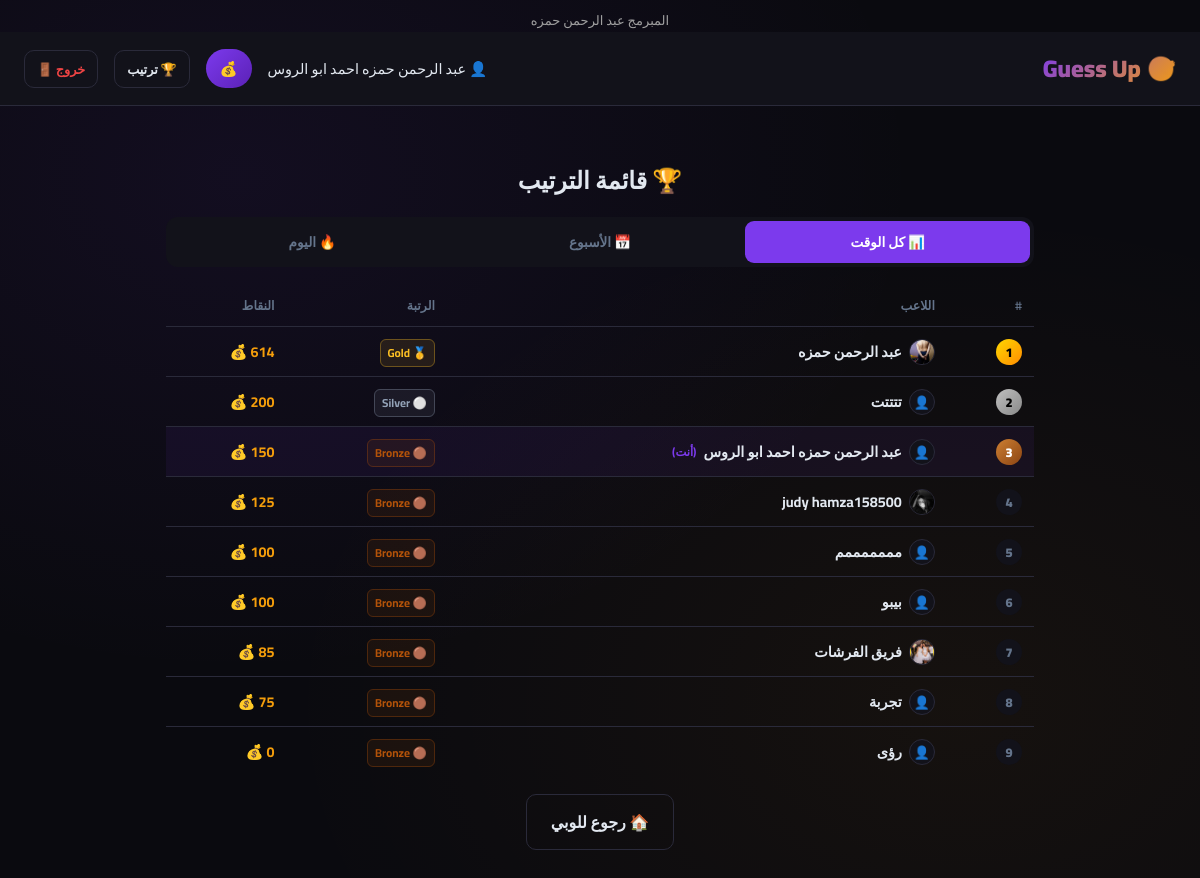
Screenshot of /leaderboard (signed in) with the database file from the repository.
### models.py (models this page shows, shortened)
class Player(db.Model):
    __tablename__     = 'players'
    id                = db.Column(db.Integer, primary_key=True)
    player_name       = db.Column(db.String(50), unique=True, nullable=False)
    password_hash     = db.Column(db.String(256), nullable=False)
    points            = db.Column(db.Integer, default=100)
    xp                = db.Column(db.Integer, default=0)       # م12: XP
    win_streak        = db.Column(db.Integer, default=0)       # م4: Streak
    best_streak       = db.Column(db.Integer, default=0)       # م4: أحسن streak
    last_daily_reward = db.Column(db.DateTime, nullable=True)  # م2: Daily Reward
    avatar            = db.Column(db.String(200), nullable=True)
    created_at        = db.Column(db.DateTime, default=datetime.utcnow)
    @property
    def rank(self):
        if self.points >= 1000: return {'name': 'Diamond', 'icon': '💎', 'color': '#60a5fa'}
        if self.points >= 500:  return {'name': 'Gold',    'icon': '🥇', 'color': '#fbbf24'}
        if self.points >= 200:  return {'name': 'Silver',  'icon': '⚪', 'color': '#94a3b8'}
        return                         {'name': 'Bronze',  'icon': '🟤', 'color': '#b45309'}

### app.py (the view)
@app.route('/leaderboard')
def leaderboard():
    all_time = get_leaderboard(20)
    week_ago = datetime.utcnow() - timedelta(days=7)
    today    = datetime.utcnow() - timedelta(hours=24)
    def weekly_board(since, lim=20):
        rows = (db.session.query(Match.winner_id,
                    db.func.sum(Match.bet).label('earned'),
                    db.func.count(Match.id).label('wins'))
                .filter(Match.created_at >= since, Match.winner_id != None)
                .group_by(Match.winner_id)
                .order_by(db.func.sum(Match.bet).desc()).limit(lim).all())
        return [{'player': get_player_by_id(r.winner_id),
                 'earned': r.earned, 'wins': r.wins}
                for r in rows if get_player_by_id(r.winner_id)]
    return render_template('leaderboard.html',
                           players=all_time,
                           weekly=weekly_board(week_ago),
                           today=weekly_board(today))

### auth.py (called while the page is built)
def get_player_by_id(player_id):
    return Player.query.filter_by(id=player_id).first()

### points.py (called while the page is built)
def get_leaderboard(limit=20):
    return Player.query.order_by(Player.points.desc()).limit(limit).all()

### templates/Leaderboard.html (shortened to what this page needs)
{% extends 'base.html' %}
{% block content %}
<div class="container">
    <div style="text-align:center;padding:20px 0 14px">
        <h1 style="font-size:1.5rem;font-weight:900">🏆 قائمة الترتيب</h1>
    </div>
    <div class="lb-tabs">
        <button class="lb-tab active" onclick="switchTab('alltime',this)">📊 كل الوقت</button>
        <button class="lb-tab"       onclick="switchTab('weekly',this)">📅 الأسبوع</button>
        <button class="lb-tab"       onclick="switchTab('today',this)">🔥 اليوم</button>
    </div>
    <div id="tab-alltime">
        {% if players %}
        <table class="lb-table">
            <thead><tr><th>#</th><th>اللاعب</th><th>الرتبة</th><th>النقاط</th></tr></thead>
            <tbody>
            {% for p in players %}
            {% set r = p.rank %}
            <tr {% if session.player_id == p.id %}class="me-row"{% endif %}>
                <td>
                    <span class="rank-badge rank-{% if loop.index<=3 %}{{loop.index}}{% else %}n{% endif %}">
                        {{loop.index}}
                    </span>
                </td>
                <td>
                    <a href="/player/{{ p.id }}" class="player-link">
                        {% if p.avatar %}
                            <img src="/static/avatars/{{ p.avatar }}" class="avatar-xs" alt="">
                        {% else %}
                            <span class="avatar-xs-ph">👤</span>
                        {% endif %}
                        {{ p.player_name }}
                        {% if session.player_id == p.id %}
                            <span style="color:var(--accent);font-size:.72rem">(أنت)</span>
                        {% endif %}
                    </a>
                </td>
                <td>
                    <span class="rank-tag" data-rank-color="{{ r.color }}">
                        {{ r.icon }} {{ r.name }}
                    </span>
                </td>
                <td class="pts-cell">{{ p.points }} 💰</td>
            </tr>
            {% endfor %}
            </tbody>
        </table>
        {% else %}
        <div style="text-align:center;color:var(--muted);padding:40px">مفيش لاعبين بعد 😅</div>
        {% endif %}
    </div>
    <div style="text-align:center;margin-top:18px">
        <a href="/lobby" class="btn btn-ghost">🏠 رجوع للوبي</a>
    </div>
</div>
{% endblock %}

### templates/Base.html (shortened to what this page needs)
<!DOCTYPE html>
<html lang="ar" dir="rtl">
<head>
</head>
    <body>
        <div style="text-align: center; font-weight: 300; color: #a0a0a0; font-size: 13px; padding-top: 8px;">
            المبرمج عبد الرحمن حمزه
        </div>
    <nav>
        <a href="/" class="nav-logo">🎯 Guess Up</a>
        <div class="nav-info">
            {% if session.player_name %}
                <span>👤 {{ session.player_name }}</span>
                <span class="points-badge">
                    💰
                </span>
                <a href="/leaderboard" class="btn btn-ghost" style="padding:6px 12px;font-size:0.8rem">🏆 ترتيب</a>
                <a href="/logout" class="btn btn-ghost" style="padding:6px 12px;font-size:0.8rem;color:var(--red)">خروج 🚪</a>
            {% endif %}
        </div>
    </nav>
    {% block content %}{% endblock %}
</body>
</html>

### templates/Base.html (style rules this page uses)
* { margin: 0; padding: 0; box-sizing: border-box; }
:root { --bg: #0a0a0f; --surface: #12121a; --card: #1a1a26; --border: #2a2a3a; --accent: #7c3aed; --accent2: #f59e0b; --green: #10b981; --red: #ef4444; --text: #e2e8f0; --muted: #64748b; --glow: 0 0 20px rgba(124,58,237,0.4); }
body { font-family: 'Cairo', sans-serif; background: var(--bg); color: var(--text); min-height: 100vh; background-image: radial-gradient(ellipse at 20% 20%, rgba(124,58,237,0.08) 0%, transparent 50%), radial-gradient(ellipse at 80% 80%, rgba(245,158,11,0.05) 0%, transparent 50%); }
nav { background: var(--surface); border-bottom: 1px solid var(--border); padding: 14px 24px; display: flex; justify-content: space-between; align-items: center; }
.nav-logo { font-size: 1.5rem; font-weight: 900; background: linear-gradient(135deg, var(--accent), var(--accent2)); -webkit-background-clip: text; -webkit-text-fill-color: transparent; text-decoration: none; }
.nav-info { display: flex; align-items: center; gap: 16px; font-size: 0.9rem; }
.points-badge { background: linear-gradient(135deg, var(--accent), #5b21b6); padding: 6px 14px; border-radius: 20px; font-weight: 700; font-size: 0.9rem; }
.container { max-width: 900px; margin: 0 auto; padding: 32px 16px; }
.btn { display: inline-flex; align-items: center; justify-content: center; gap: 8px; padding: 12px 24px; border-radius: 10px; font-family: 'Cairo', sans-serif; font-size: 1rem; font-weight: 700; cursor: pointer; border: none; transition: all 0.2s; text-decoration: none; }
.btn-ghost { background: transparent; border: 1px solid var(--border); color: var(--text); }

### templates/Leaderboard.html (style rules this page uses)
.lb-tabs { display:flex;background:var(--surface);border-radius:12px;padding:4px;margin-bottom:18px;gap:3px; }
.lb-tab { flex:1;padding:8px 4px;border:none;border-radius:9px; font-family:'Cairo',sans-serif;font-size:.85rem;font-weight:700; cursor:pointer;color:var(--muted);background:transparent;transition:.2s; }
.lb-tab.active { background:var(--accent);color:#fff; }
.lb-table { width:100%;border-collapse:collapse; }
.lb-table th { padding:9px 12px;text-align:right;color:var(--muted);font-size:.78rem;font-weight:600;border-bottom:1px solid var(--border); }
.lb-table td { padding:11px 12px;border-bottom:1px solid var(--border);font-size:.9rem;vertical-align:middle; }
.lb-table tr:last-child td { border-bottom:none; }
.rank-badge { width:26px;height:26px;border-radius:50%;display:inline-flex; align-items:center;justify-content:center;font-weight:900;font-size:.8rem; }
.rank-1 { background:linear-gradient(135deg,#ffd700,#ff8c00);color:#000; }
.rank-2 { background:linear-gradient(135deg,#c0c0c0,#888);color:#000; }
.rank-3 { background:linear-gradient(135deg,#cd7f32,#8b4513);color:#fff; }
.rank-n { background:var(--surface);color:var(--muted); }
.player-link { display:flex;align-items:center;gap:7px;text-decoration:none;color:var(--text);font-weight:700; }
.avatar-xs { width:26px;height:26px;border-radius:50%;object-fit:cover;border:1px solid var(--border); }
.avatar-xs-ph { width:26px;height:26px;border-radius:50%;background:var(--surface);border:1px solid var(--border); display:inline-flex;align-items:center;justify-content:center;font-size:.8rem; }
.pts-cell { color:var(--accent2);font-weight:700; }
.me-row td { background:rgba(124,58,237,.07)!important; }
.rank-tag { font-size:.72rem;font-weight:700;border-radius:6px; padding:2px 7px;border:1px solid; }

### rows the page displays
Player: player_name "عبد الرحمن حمزه احمد ابو الروس", shows "(أنت)", icon "🟤", name "Bronze"
Player: avatar (picture), player_name "عبد الرحمن حمزه", icon "🥇", name "Gold"
Player: player_name "تتتتت", icon "⚪", name "Silver"
Player: avatar (picture), player_name "judy hamza158500", icon "🟤", name "Bronze"
Player: player_name "مممممممم", icon "🟤", name "Bronze"
Player: player_name "بيبو", icon "🟤", name "Bronze"
Player: avatar (picture), player_name "فريق الفرشات", icon "🟤", name "Bronze", points "85"
Player: player_name "تجربة", icon "🟤", name "Bronze"
Player: player_name "رؤى", icon "🟤", name "Bronze"
